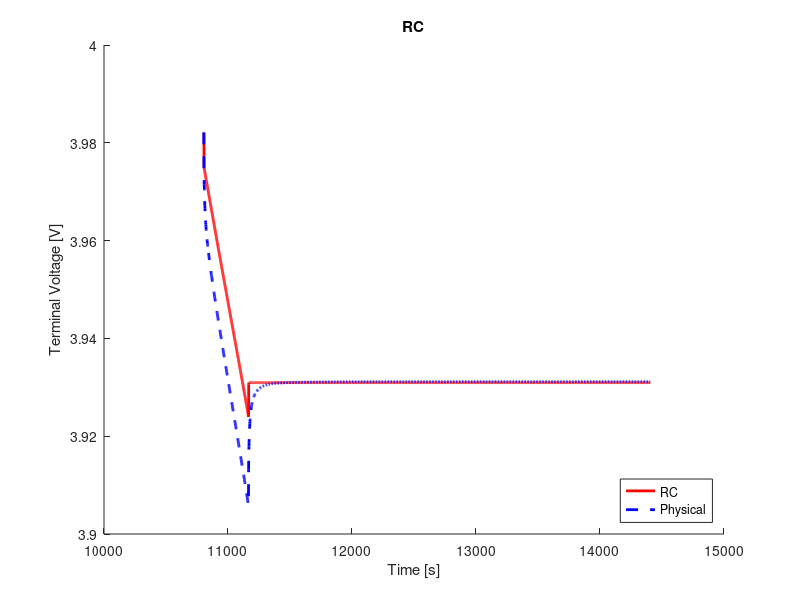

Reproduce this figure in MATLAB.
clear;
clc;
close all;

%% load data
load('ocv_final.mat');
time_ocv = time;
load('pulse_1_c_3.mat');
load('rc1_cf_params.mat');

%% voltage limitations
v_max = 4.4;                                    % cut-over voltage
v_min = 3.0;                                    % cut-off voltage

%% resample ocv and soc
t1 = time_ocv(1);
t2 = time_ocv(end);
dt = 1;                                         % sample time
t = (t1:dt:t2) - t1;

ocv = interp1(time_ocv, ocv, t1:dt:t2);
soc = interp1(time_ocv, soc, t1:dt:t2);

s = length(time);

%% variables
Q = 16.8;
eta = 1.0;                                  % coulombic efficiency

n = 0;                                      % number of rc links
flag = 1;

%% compute soc
ind_init = interp1(soc, 1:length(soc), 0.7096, 'nearest');
v_t(1) = ocv(ind_init);
z0 = soc(ind_init);
z = z0 - dt/(Q*3600)*eta*cumsum(I(1:end));

% manual fit
p = 3;
r0 = r0_cf(p);

%% compute terminal voltage
for j = 1:n
    f(j) = exp(-dt/(r(j)*c(j)));
end
for k = 1:s-1
    if flag == 1
        ind = interp1(soc, 1:length(soc), z(k), 'nearest');
        v_t(k+1) = ocv(ind) - I(k).*r0;
        if v_t(k) < v_min
            fprintf('Reached lower voltage limit.');
            flag = 0;
        end
        if v_t(k) > v_max
            fprintf('Reached upper voltage limit.');
            flag = 0;
        end 
    end
end

%% compute rms error
v_t = reshape(v_t, size(V_batt_time));
rmse = 1000*sqrt(mean((V_batt_time - v_t).^2))     % [mV]

%% plot
figure(1);
hold on;
plot(time, v_t, 'r', 'LineWidth', 2)
hold on;
plot(time, V_batt_time, 'b--', 'LineWidth', 2)
xlabel('Time [s]')
ylabel('Terminal Voltage [V]')
title('RC')
legend('RC', 'Physical', 'location', 'southeast')
